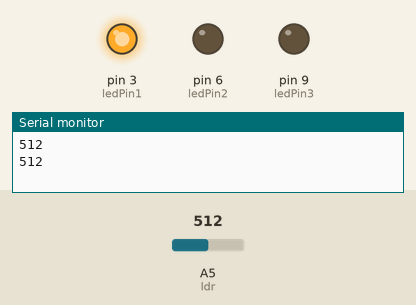
This sketch was run on a simulated Arduino Uno, built with avr-gcc and run on an emulated ATmega328P. On the bench: output pins drawn as LEDs (lit = HIGH), the last lines printed to the serial monitor. The inputs (shaded band) are chosen by the test bench; at power-on: A5 (ldr) = 512.

Above: at 3.1 s.
6.1 s: A5 (ldr) set to 900
At 8.4 s:
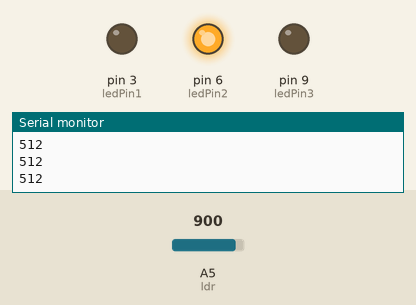
8.5 s: A5 (ldr) set to 881
At 10.8 s:
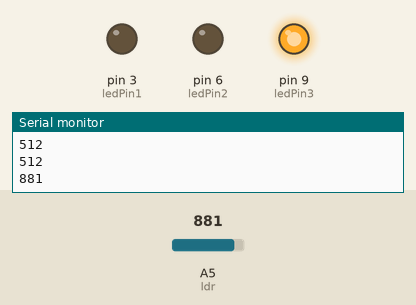
Timing chart, 0 to 19.3 s (numbered marks = the images above; inputs shaded):
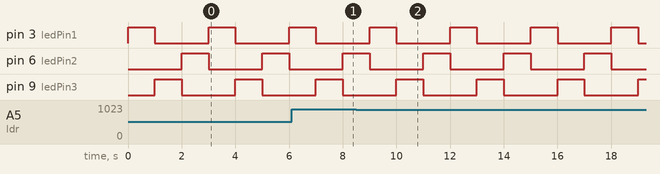

Measured:
- the behaviour switches between 900 and 899 on A5 (ldr) (found by bisection; images 1 and 2)
- after the input at 8.5 s, pin 3 (ledPin1), pin 6 (ledPin2): alternates HIGH for 1.0 s and LOW for 2.0 s, starting after 0.50 s; pin 9 (ledPin3): alternates HIGH for 1.0 s and LOW for 2.0 s, starting after 1.5 s
- by itself, pin 3 (ledPin1), pin 6 (ledPin2), pin 9 (ledPin3): alternates HIGH for 1.0 s and LOW for 2.0 s

The sketch:

semaforo_ldr.ino
```cpp
const int ledPin1 = 3;
const int ledPin2 = 6;
const int ledPin3 = 9;
const int pot = 11;
const int ldr = A5;


void setup() {
    // initialize serial:
  Serial.begin(9600);
  pinMode(ledPin1,OUTPUT);
  pinMode(ledPin2,OUTPUT);
  pinMode(ledPin3,OUTPUT);
  pinMode(pot,INPUT);
  pinMode(ldr,INPUT);                      // you're connected now, so print out the status
}


void loop() {
  Serial.print(analogRead(ldr));
  Serial.println();
  if(analogRead(ldr) < 900){
    digitalWrite(ledPin1, HIGH);
    delay(1000);

    digitalWrite(ledPin1, LOW);
    digitalWrite(ledPin3, HIGH);
    delay(1000);

    digitalWrite(ledPin3, LOW);
    digitalWrite(ledPin2, HIGH);
    delay(1000);

    digitalWrite(ledPin2, LOW);
  } else{
      digitalWrite(ledPin2, HIGH);
      delay(1000);
      digitalWrite(ledPin2, LOW);
      delay(1000);
  }
}
```
